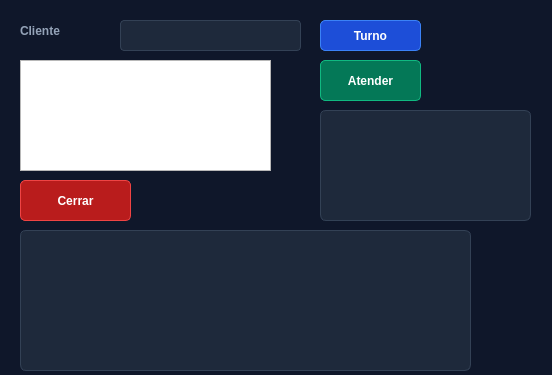
<?xml version="1.0" encoding="UTF-8"?>
<ui version="4.0">
 <class>Dialog</class>
 <widget class="QDialog" name="Dialog">
  <property name="geometry">
   <rect>
    <x>0</x>
    <y>0</y>
    <width>552</width>
    <height>375</height>
   </rect>
  </property>
  <property name="windowTitle">
   <string>Dialog</string>
  </property>
  <property name="styleSheet">
   <string notr="true">QDialog {
    background-color: #0f172a;
    color: #f8fafc;
    font-family: 'Segoe UI', sans-serif;
}
QLabel {
    color: #94a3b8;
    font-weight: bold;
}
QLineEdit {
    background-color: #1e293b;
    border: 1px solid #334155;
    border-radius: 4px;
    padding: 6px;
    color: #ffffff;
}
QLineEdit:focus {
    border: 1px solid #3b82f6;
}
QPushButton {
    background-color: #1e293b;
    color: #ffffff;
    border: 1px solid #475569;
    border-radius: 5px;
    padding: 8px 14px;
    font-weight: bold;
}
QPushButton:hover {
    background-color: #334155;
    border: 1px solid #3b82f6;
}
QPushButton#btn_turno {
    background-color: #1d4ed8;
    border: 1px solid #3b82f6;
}
QPushButton#btn_atender {
    background-color: #047857;
    border: 1px solid #10b981;
}
QPushButton#btn_cerrar {
    background-color: #b91c1c;
    border: 1px solid #ef4444;
}
QLabel#lbl_resultado_atender, QLabel#lbl_resultado_cerrar {
    background-color: #1e293b;
    border: 1px solid #334155;
    border-radius: 6px;
    padding: 8px;
    color: #f8fafc;
}</string>
  </property>
  <widget class="QLabel" name="label">
   <property name="geometry">
    <rect>
     <x>20</x>
     <y>20</y>
     <width>71</width>
     <height>21</height>
    </rect>
   </property>
   <property name="text">
    <string>Cliente</string>
   </property>
  </widget>
  <widget class="QLineEdit" name="txt_cliente">
   <property name="geometry">
    <rect>
     <x>120</x>
     <y>20</y>
     <width>181</width>
     <height>31</height>
    </rect>
   </property>
  </widget>
  <widget class="QPushButton" name="btn_turno">
   <property name="geometry">
    <rect>
     <x>320</x>
     <y>20</y>
     <width>101</width>
     <height>31</height>
    </rect>
   </property>
   <property name="text">
    <string>Turno</string>
   </property>
  </widget>
  <widget class="QTextEdit" name="lbl_resultado_turno">
   <property name="geometry">
    <rect>
     <x>20</x>
     <y>60</y>
     <width>251</width>
     <height>111</height>
    </rect>
   </property>
  </widget>
  <widget class="QPushButton" name="btn_atender">
   <property name="geometry">
    <rect>
     <x>320</x>
     <y>60</y>
     <width>101</width>
     <height>41</height>
    </rect>
   </property>
   <property name="text">
    <string>Atender</string>
   </property>
  </widget>
  <widget class="QLabel" name="lbl_resultado_atender">
   <property name="geometry">
    <rect>
     <x>320</x>
     <y>110</y>
     <width>211</width>
     <height>111</height>
    </rect>
   </property>
   <property name="text">
    <string/>
   </property>
  </widget>
  <widget class="QPushButton" name="btn_cerrar">
   <property name="geometry">
    <rect>
     <x>20</x>
     <y>180</y>
     <width>111</width>
     <height>41</height>
    </rect>
   </property>
   <property name="text">
    <string>Cerrar</string>
   </property>
  </widget>
  <widget class="QLabel" name="lbl_resultado_cerrar">
   <property name="geometry">
    <rect>
     <x>20</x>
     <y>230</y>
     <width>451</width>
     <height>141</height>
    </rect>
   </property>
   <property name="text">
    <string/>
   </property>
  </widget>
 </widget>
 <resources/>
 <connections/>
</ui>
